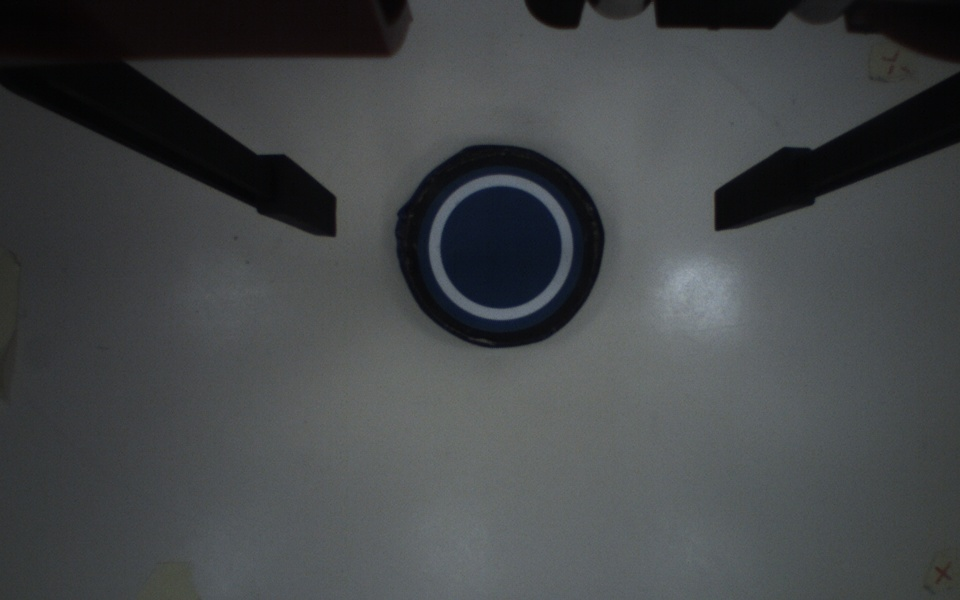
#> input picture F13.jpg, 960 x 600 px
$ python prueba.py   (Python 2 division)
#> lines starting #> are read from the running program, lines starting #| are printed output that depends on the picture; after the words box and inside, x2 and y2 are one past the last pixel; in counts of white or black regions, pixels touching at a corner belong together
import cv2
import numpy as np
import matplotlib.pyplot as plt
#Iniciamos la camara
imagen  = cv2.imread("F13.jpg")
#> imagen is the input picture: shape (600, 960, 3); mean B, G, R 72.7, 71, 68


#Capturamos una imagen y la convertimos de RGB -> HSV
#imagen = cv2.cvtColor(imagen,cv2.COLOR_BGR2HSV)
hsv = cv2.cvtColor(imagen, cv2.COLOR_BGR2HSV)
#> hsv: shape (600, 960, 3); mean H, S, V 90.7, 25.5, 73.3
 #convert it to hsv

for x in range(0, len(hsv)):
    for y in range(0, len(hsv[0])):
        hsv[x, y][2] += 80
#> hsv: shape (600, 960, 3); mean H, S, V 90.7, 25.5, 153.3

hsv = cv2.cvtColor(hsv, cv2.COLOR_HSV2BGR)
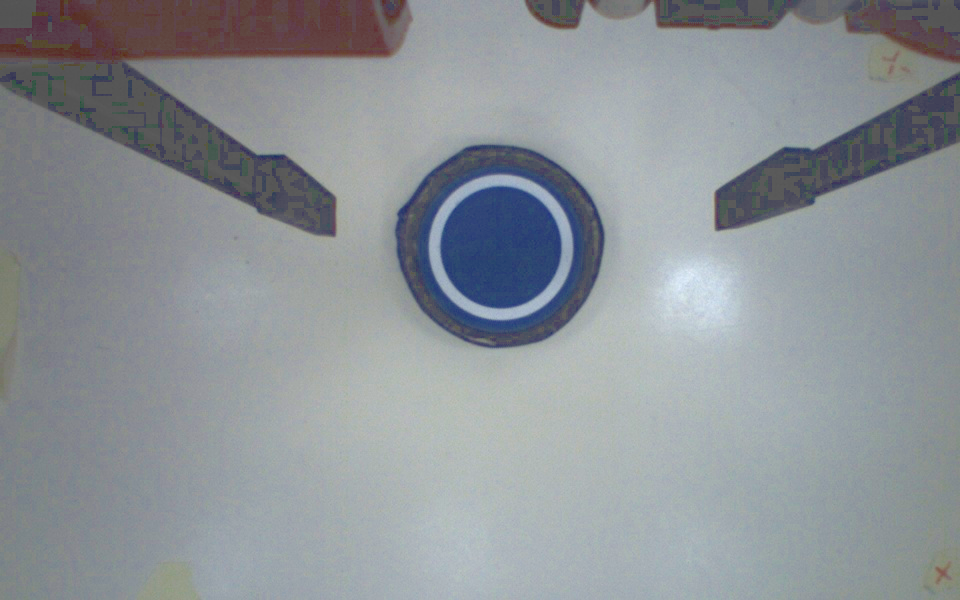
#> hsv: shape (600, 960, 3); mean B, G, R 151, 146.3, 141
#Establecemos el rango de colores que vamos a detectar
#En este caso de verde oscuro a verde-azulado claro
verde_bajos = np.array([49,50,50], dtype=np.uint8)
verde_altos = np.array([80, 255, 255], dtype=np.uint8)#80
#Azules:
azul_bajos = np.array([100,65,75], dtype=np.uint8)
azul_altos = np.array([130, 255, 255], dtype=np.uint8)
#Rojos:
rojo_bajos1 = np.array([0,65,75], dtype=np.uint8)
rojo_altos1 = np.array([12, 255, 255], dtype=np.uint8)
rojo_bajos2 = np.array([240,65,75], dtype=np.uint8)
rojo_altos2 = np.array([256, 255, 255], dtype=np.uint8)

#Crear una mascara con solo los pixeles dentro del rango de verdes
mask = cv2.inRange(hsv, verde_bajos, verde_altos)
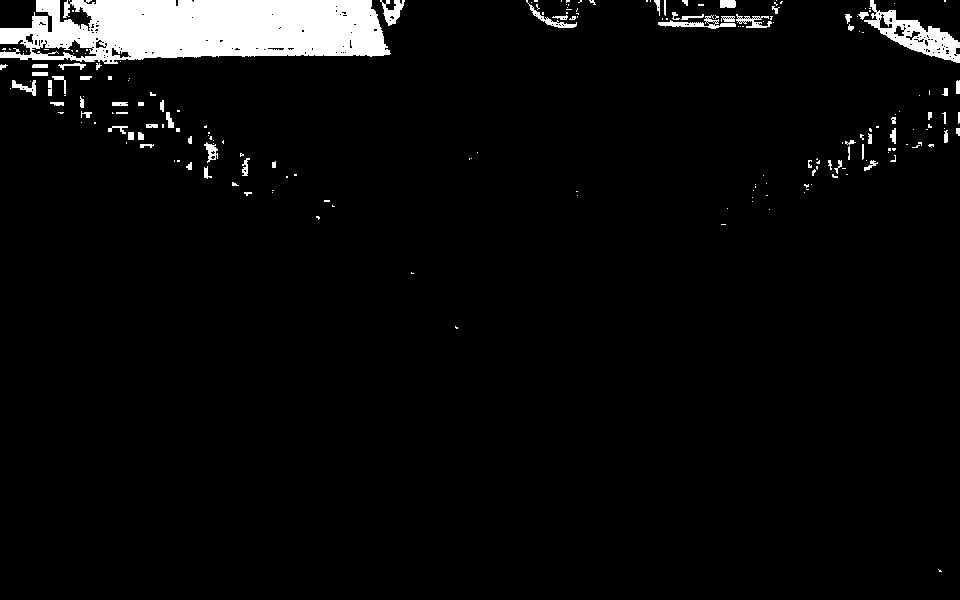
#> mask: shape (600, 960); 4.5% white; 202 white regions (138 under 20 px), largest, box (x1, y1, x2, y2) and area: (0, 0, 391, 64) 19375, (864, 0, 960, 63) 2000, (658, 15, 736, 29) 372
mask1 = cv2.inRange(hsv, azul_bajos, azul_altos)
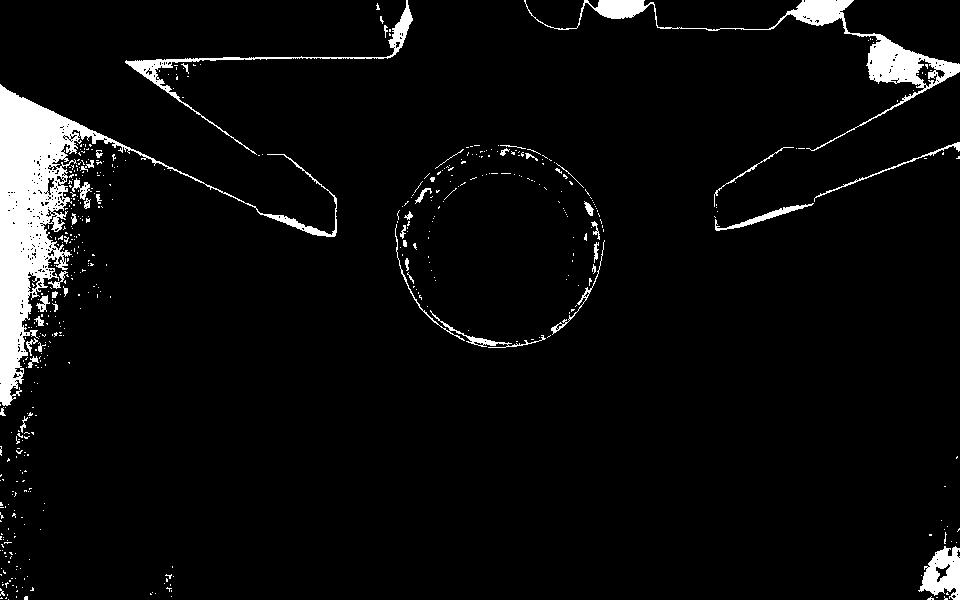
#> mask1: shape (600, 960); 4.9% white; 510 white regions (465 under 20 px), largest, box (x1, y1, x2, y2) and area: (0, 84, 337, 406) 15124, (524, 0, 960, 151) 5147, (125, 0, 413, 155) 1803
#Encontrar el area de los objetos que detecta la camara
moments = cv2.moments(mask)
#> moments = moments, m00 6606285, centre m10/m00, m01/m00 = (307.8, 38.08)
mm = cv2.moments(mask1)
#> mm = moments, m00 7240470, centre m10/m00, m01/m00 = (302.1, 198.8)
area = moments['m00']
#> area = 6606285


#Descomentar para ver el area por pantalla
print area
#| 6606285.0
if(area > 2000000):

        #Buscamos el centro x, y del objeto
        x = int(moments['m10']/moments['m00'])
#> x = 307
        y = int(moments['m01']/moments['m00'])
#> y = 38

        #Mostramos sus coordenadas por pantalla
        print "x = ", x
#| x =  307
        print "y = ", y
#| y =  38

        #Dibujamos una marca en el centro del objeto
        cv2.rectangle(imagen, (x, y), (x+2, y+2),(0,0,255), 2)
#> imagen: shape (600, 960, 3); under 0.01% of pixels changed, all inside (x1, y1, x2, y2) = (306, 37, 311, 42)


#Mostramos la imagen original con la marca del centro y
#la mascara
cv2.imshow('mask', mask)
cv2.imshow('mask1',mask1)
cv2.imshow('Camara', imagen)
while(1):
    tecla = cv2.waitKey(5) & 0xFF
#> (key Esc is pressed here)
    if tecla == 27:
        break


cv2.destroyAllWindows()

$ run again, with F1.jpg copied over F13.jpg
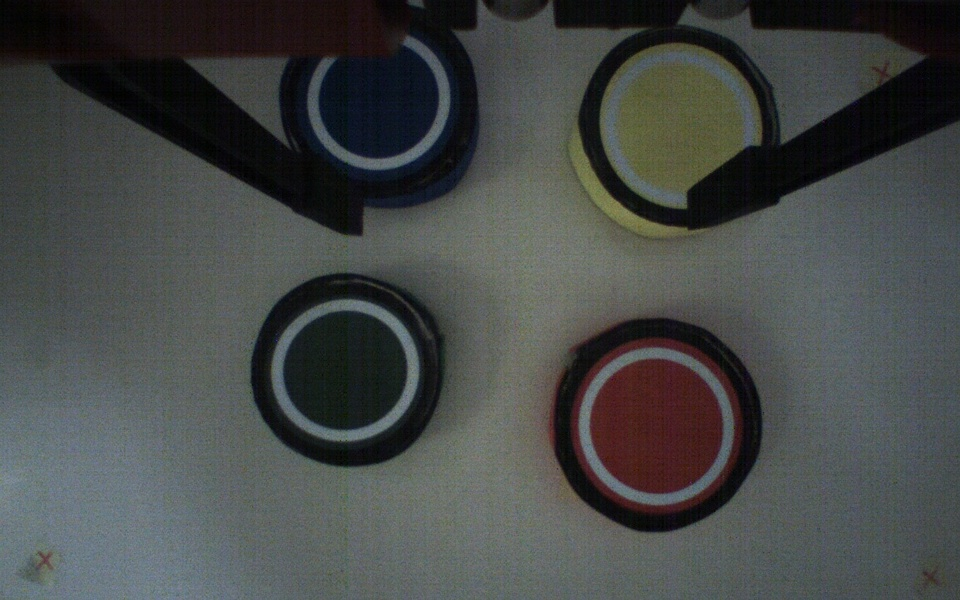
#> input picture F1.jpg, 960 x 600 px
#> imagen is the input picture: shape (600, 960, 3); mean B, G, R 71.1, 72.4, 69.4
#> `mask = cv2.inRange(hsv, verde_bajos, verde_altos)`:
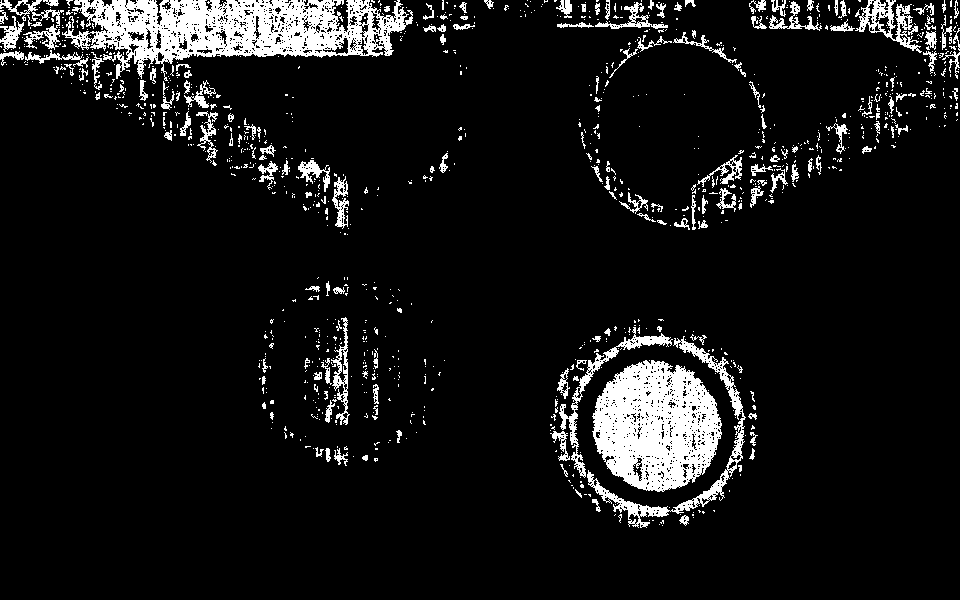
#> mask: shape (600, 960); 8.4% white; 1102 white regions (930 under 20 px), largest, box (x1, y1, x2, y2) and area: (62, 0, 413, 81) 14118, (592, 360, 722, 492) 11735, (587, 336, 746, 528) 2652
#> `mask1 = cv2.inRange(hsv, azul_bajos, azul_altos)`:
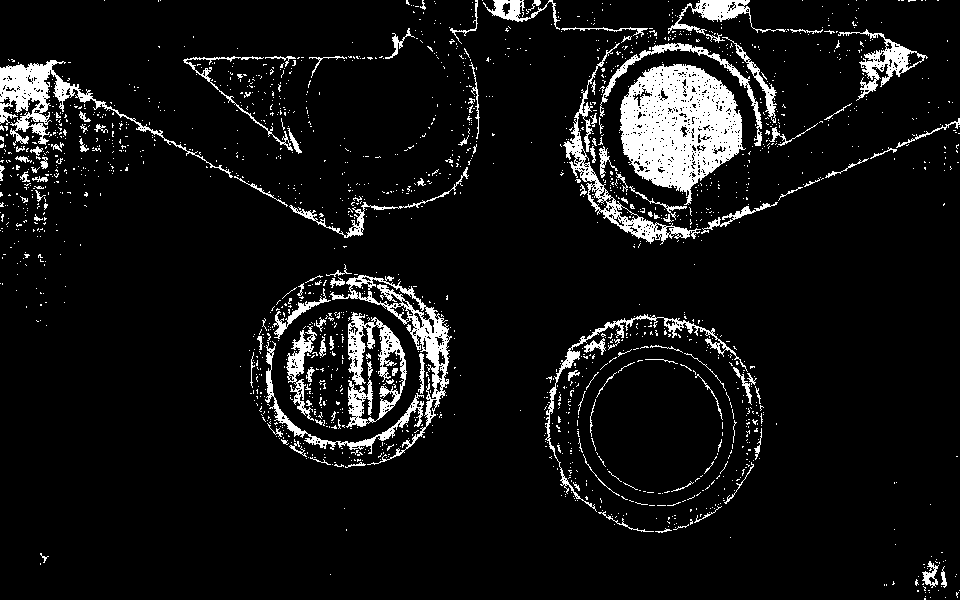
#> mask1: shape (600, 960); 7.8% white; 1805 white regions (1684 under 20 px), largest, box (x1, y1, x2, y2) and area: (619, 64, 746, 205) 10752, (0, 60, 233, 178) 3572, (330, 275, 452, 465) 3116
#> moments = moments, m00 12344550, centre m10/m00, m01/m00 = (477.8, 203.2)
#> mm = moments, m00 11403600, centre m10/m00, m01/m00 = (510.3, 205.5)
#> area = 12344550
#| 12344550.0
#> x = 477
#> y = 203
#| x =  477
#| y =  203
#> imagen: shape (600, 960, 3); under 0.01% of pixels changed, all inside (x1, y1, x2, y2) = (476, 202, 481, 207)

$ run again, with F10.jpg copied over F13.jpg
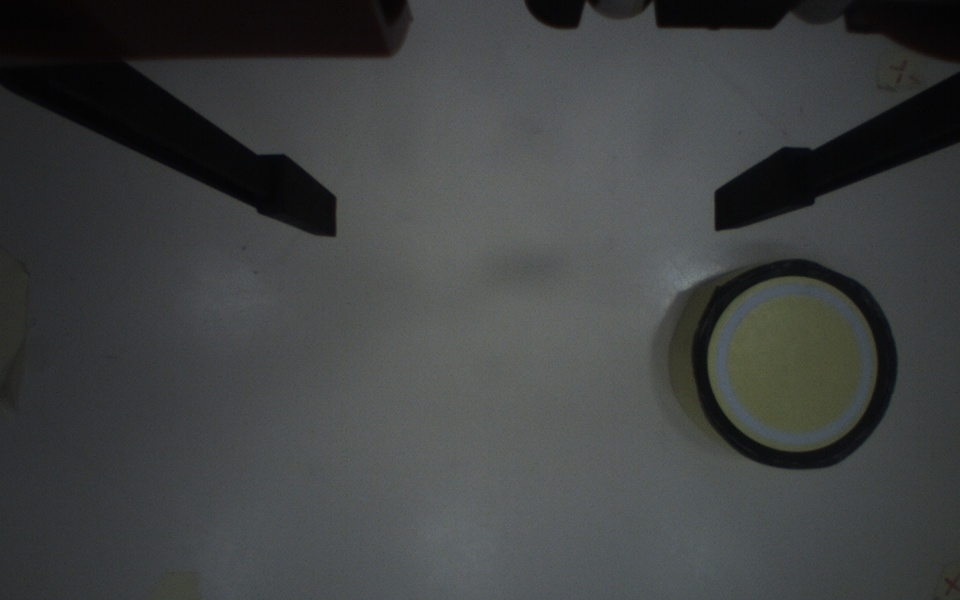
#> input picture F10.jpg, 960 x 600 px
#> imagen is the input picture: shape (600, 960, 3); mean B, G, R 66.5, 66.3, 64.1
#> `mask = cv2.inRange(hsv, verde_bajos, verde_altos)`:
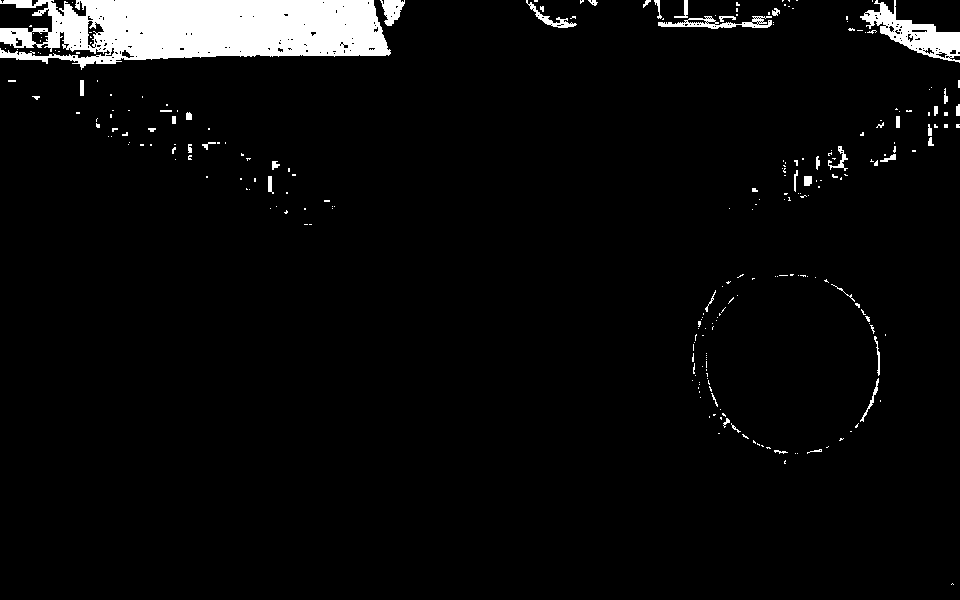
#> mask: shape (600, 960); 4.5% white; 254 white regions (212 under 20 px), largest, box (x1, y1, x2, y2) and area: (0, 0, 391, 70) 19403, (860, 0, 960, 63) 2260, (658, 16, 772, 29) 632
#> `mask1 = cv2.inRange(hsv, azul_bajos, azul_altos)`:
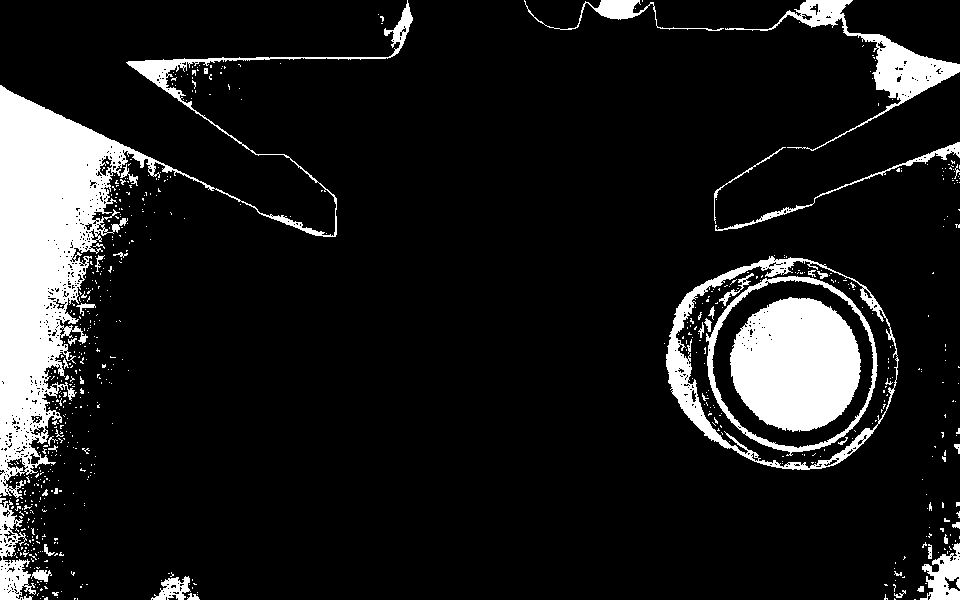
#> mask1: shape (600, 960); 11.5% white; 668 white regions (624 under 20 px), largest, box (x1, y1, x2, y2) and area: (0, 0, 413, 498) 31240, (730, 297, 861, 432) 13511, (666, 256, 899, 470) 5021
#> moments = moments, m00 6580785, centre m10/m00, m01/m00 = (335.8, 45.53)
#> mm = moments, m00 16887120, centre m10/m00, m01/m00 = (404.9, 287.5)
#> area = 6580785
#| 6580785.0
#> x = 335
#> y = 45
#| x =  335
#| y =  45
#> imagen: shape (600, 960, 3); under 0.01% of pixels changed, all inside (x1, y1, x2, y2) = (334, 44, 339, 49)
